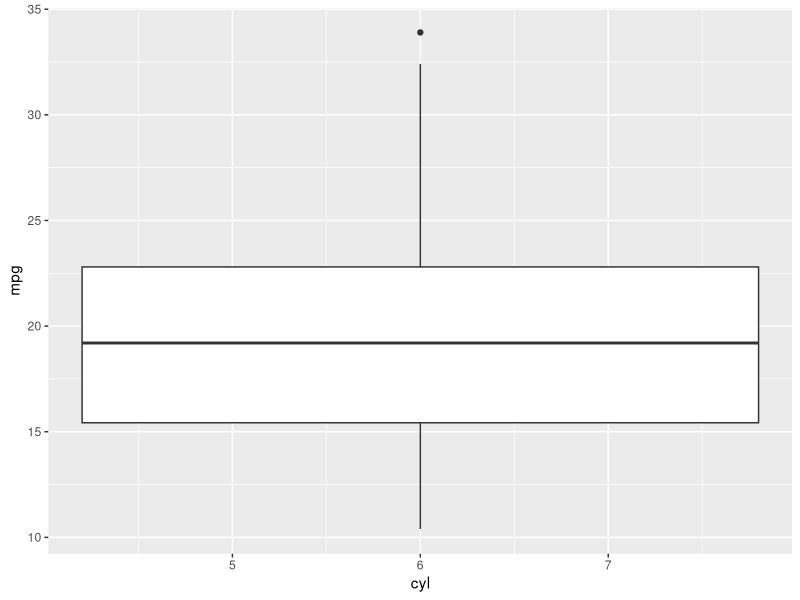
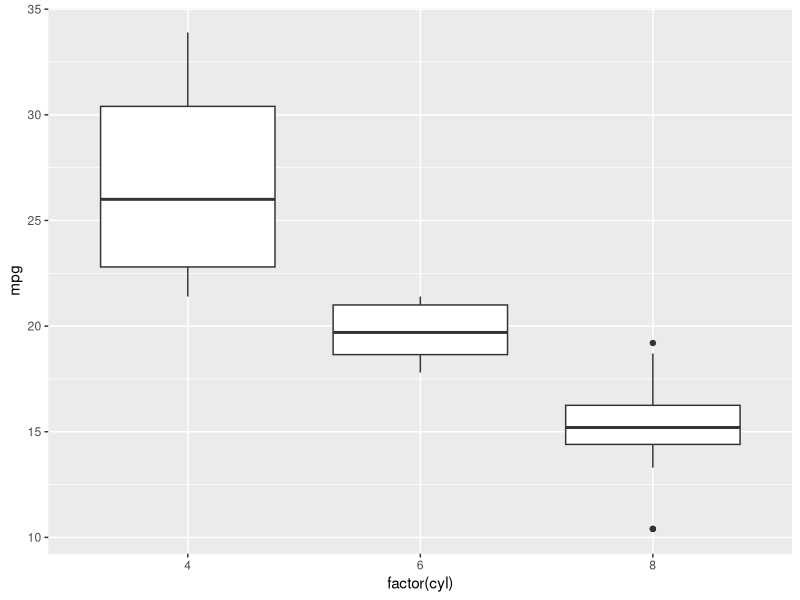
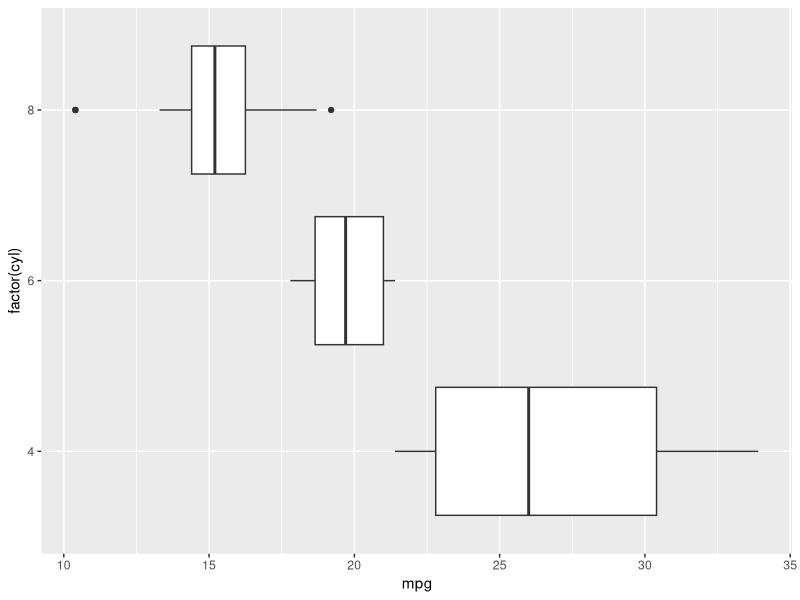
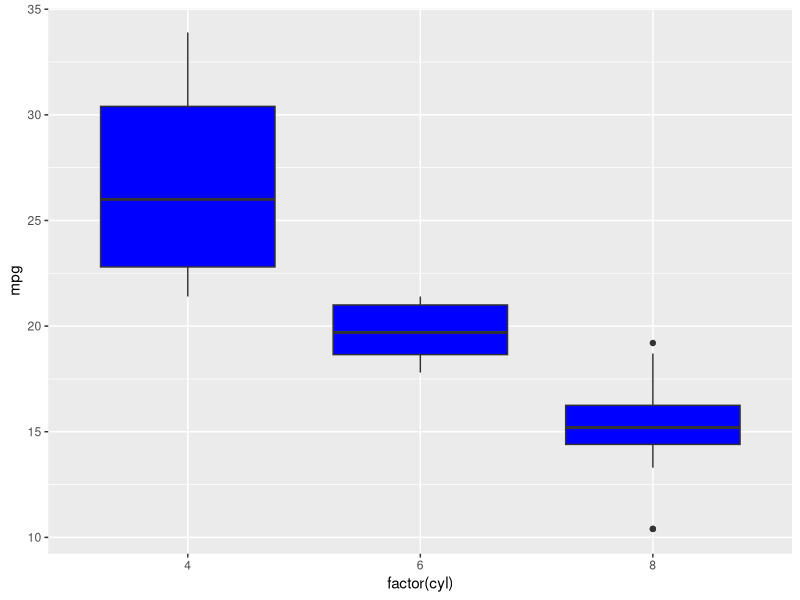
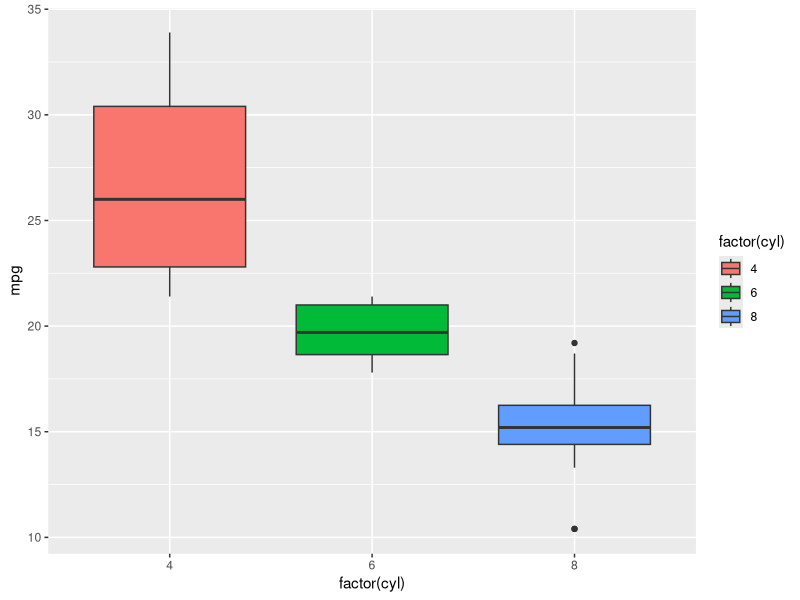
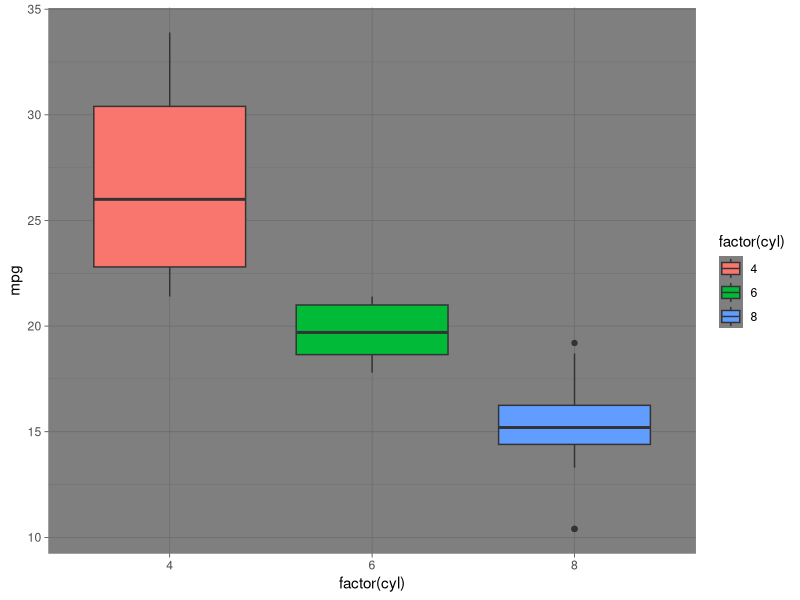
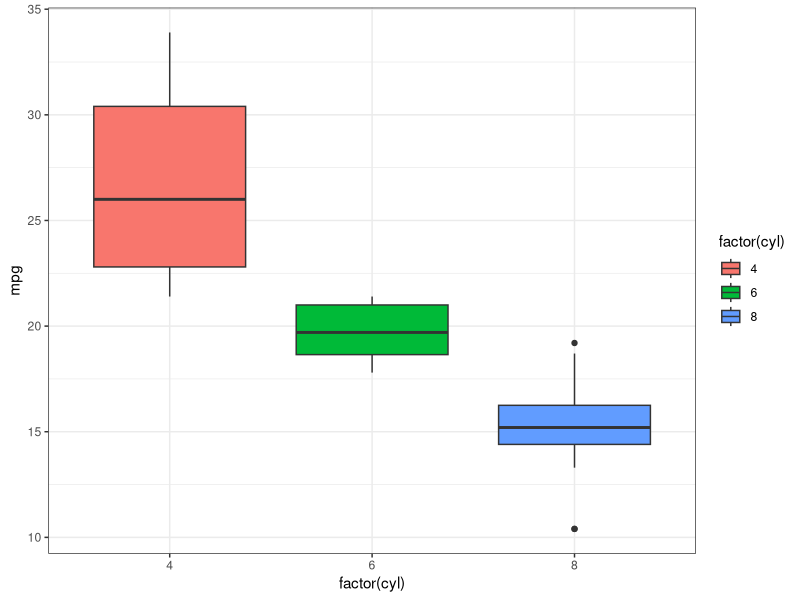

The R script that drew these images, in order:
library(ggplot2)
df <- mtcars

head(mtcars)

# graphically depicting groups of numerical data through their quartile info

# MISTAKE
# Warning message:
#   Continuous x aesthetic -- did you forget aes(group=...)? 

# box plot on the x axis have a categorical variable (not continuous)
pl <- ggplot(df, aes(x=cyl, y=mpg))
print(pl + geom_boxplot())

# CORRECT
pl <- ggplot(df, aes(x=factor(cyl), y=mpg))
print(pl + geom_boxplot())

# horizontal
print(pl + geom_boxplot() + coord_flip())

# coloring box plots
print(pl + geom_boxplot(fill="blue"))

print(pl + geom_boxplot(aes(fill=factor(cyl))))

# theme
print(pl + geom_boxplot(aes(fill=factor(cyl))) + theme_dark())

print(pl + geom_boxplot(aes(fill=factor(cyl))) + theme_bw())
